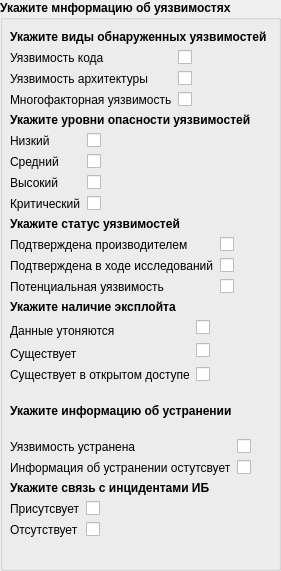
  <widget class="QGroupBox" name="groupBox">
   <property name="geometry">
    <rect>
     <x>10</x>
     <y>10</y>
     <width>281</width>
     <height>571</height>
    </rect>
   </property>
   <property name="font">
    <font>
     <italic>false</italic>
     <bold>true</bold>
    </font>
   </property>
   <property name="title">
    <string>Укажите мнформацию об уязвимостях</string>
   </property>
   <widget class="QWidget" name="layoutWidget">
    <property name="geometry">
     <rect>
      <x>10</x>
      <y>30</y>
      <width>271</width>
      <height>537</height>
     </rect>
    </property>
    <layout class="QVBoxLayout" name="verticalLayout_8">
     <item>
      <layout class="QVBoxLayout" name="verticalLayout_5">
       <item>
        <layout class="QVBoxLayout" name="verticalLayout">
         <item>
          <layout class="QGridLayout" name="gridLayout_2">
           <item row="0" column="0" colspan="2">
            <widget class="QLabel" name="label">
             <property name="font">
              <font>
               <italic>false</italic>
               <bold>true</bold>
              </font>
             </property>
             <property name="text">
              <string>Укажите виды обнаруженных уязвимостей</string>
             </property>
            </widget>
           </item>
           <item row="1" column="0">
            <widget class="QLabel" name="label_2">
             <property name="font">
              <font>
               <italic>false</italic>
               <bold>false</bold>
              </font>
             </property>
             <property name="text">
              <string>Уязвимость кода</string>
             </property>
            </widget>
           </item>
           <item row="1" column="1">
            <widget class="QCheckBox" name="checkBox">
             <property name="text">
              <string/>
             </property>
            </widget>
           </item>
           <item row="2" column="0">
            <widget class="QLabel" name="label_3">
             <property name="font">
              <font>
               <italic>false</italic>
               <bold>false</bold>
              </font>
             </property>
             <property name="text">
              <string>Уязвимость архитектуры</string>
             </property>
            </widget>
           </item>
           <item row="2" column="1">
            <widget class="QCheckBox" name="checkBox_2">
             <property name="text">
              <string/>
             </property>
            </widget>
           </item>
           <item row="3" column="0">
            <widget class="QLabel" name="label_4">
             <property name="font">
              <font>
               <italic>false</italic>
               <bold>false</bold>
              </font>
             </property>
             <property name="text">
              <string>Многофакторная уязвимость</string>
             </property>
            </widget>
           </item>
           <item row="3" column="1">
            <widget class="QCheckBox" name="checkBox_3">
             <property name="text">
              <string/>
             </property>
            </widget>
           </item>
          </layout>
         </item>
         <item>
          <layout class="QFormLayout" name="formLayout">
           <item row="0" column="0">
            <widget class="QLabel" name="label_5">
             <property name="font">
              <font>
               <italic>false</italic>
               <bold>true</bold>
              </font>
             </property>
             <property name="text">
              <string>Укажите уровни опасности уязвимостей</string>
             </property>
            </widget>
           </item>
           <item row="1" column="0">
            <layout class="QGridLayout" name="gridLayout">
             <item row="0" column="0">
              <widget class="QLabel" name="label_6">
               <property name="font">
                <font>
                 <italic>false</italic>
                 <bold>false</bold>
                </font>
               </property>
               <property name="text">
                <string>Низкий</string>
               </property>
              </widget>
             </item>
             <item row="0" column="1">
              <widget class="QCheckBox" name="checkBox_4">
               <property name="text">
                <string/>
               </property>
              </widget>
             </item>
             <item row="1" column="0">
              <widget class="QLabel" name="label_7">
               <property name="font">
                <font>
                 <italic>false</italic>
                 <bold>false</bold>
                </font>
               </property>
               <property name="text">
                <string>Средний</string>
               </property>
              </widget>
             </item>
             <item row="1" column="1">
              <widget class="QCheckBox" name="checkBox_5">
               <property name="text">
                <string/>
               </property>
              </widget>
             </item>
             <item row="2" column="0">
              <widget class="QLabel" name="label_8">
               <property name="font">
                <font>
                 <italic>false</italic>
                 <bold>false</bold>
                </font>
               </property>
               <property name="text">
                <string>Высокий</string>
               </property>
              </widget>
             </item>
             <item row="2" column="1">
              <widget class="QCheckBox" name="checkBox_6">
               <property name="text">
                <string/>
               </property>
              </widget>
             </item>
             <item row="3" column="0">
              <widget class="QLabel" name="label_9">
               <property name="font">
                <font>
                 <italic>false</italic>
                 <bold>false</bold>
                </font>
               </property>
               <property name="text">
                <string>Критический</string>
               </property>
              </widget>
             </item>
             <item row="3" column="1">
              <widget class="QCheckBox" name="checkBox_7">
               <property name="text">
                <string/>
               </property>
              </widget>
             </item>
            </layout>
           </item>
          </layout>
         </item>
        </layout>
       </item>
       <item>
        <layout class="QVBoxLayout" name="verticalLayout_4">
         <item>
          <layout class="QVBoxLayout" name="verticalLayout_2">
           <item>
            <widget class="QLabel" name="label_10">
             <property name="font">
              <font>
               <italic>false</italic>
               <bold>true</bold>
              </font>
             </property>
             <property name="text">
              <string>Укажите статус уязвимостей</string>
             </property>
            </widget>
           </item>
           <item>
            <layout class="QGridLayout" name="gridLayout_3">
             <item row="2" column="1">
              <widget class="QCheckBox" name="checkBox_10">
               <property name="text">
                <string/>
               </property>
              </widget>
             </item>
             <item row="0" column="0">
              <widget class="QLabel" name="label_11">
               <property name="font">
                <font>
                 <italic>false</italic>
                 <bold>false</bold>
                </font>
               </property>
               <property name="text">
                <string>Подтверждена производителем</string>
               </property>
              </widget>
             </item>
             <item row="1" column="1">
              <widget class="QCheckBox" name="checkBox_9">
               <property name="text">
                <string/>
               </property>
              </widget>
             </item>
             <item row="0" column="1">
              <widget class="QCheckBox" name="checkBox_8">
               <property name="text">
                <string/>
               </property>
              </widget>
             </item>
             <item row="1" column="0">
              <widget class="QLabel" name="label_12">
               <property name="font">
                <font>
                 <italic>false</italic>
                 <bold>false</bold>
                </font>
               </property>
               <property name="text">
                <string>Подтверждена в ходе исследований</string>
               </property>
              </widget>
             </item>
             <item row="2" column="0">
              <widget class="QLabel" name="label_13">
               <property name="font">
                <font>
                 <italic>false</italic>
                 <bold>false</bold>
                </font>
               </property>
               <property name="text">
                <string>Потенциальная уязвимость</string>
               </property>
              </widget>
             </item>
            </layout>
           </item>
          </layout>
         </item>
         <item>
          <layout class="QVBoxLayout" name="verticalLayout_3">
           <item>
            <widget class="QLabel" name="label_14">
             <property name="font">
              <font>
               <italic>false</italic>
               <bold>true</bold>
              </font>
             </property>
             <property name="text">
              <string>Укажите наличие эксплойта</string>
             </property>
            </widget>
           </item>
           <item>
            <layout class="QGridLayout" name="gridLayout_4">
             <item row="0" column="0" rowspan="2">
              <widget class="QLabel" name="label_15">
               <property name="font">
                <font>
                 <italic>false</italic>
                 <bold>false</bold>
                </font>
               </property>
               <property name="text">
                <string>Данные утоняются</string>
               </property>
              </widget>
             </item>
             <item row="0" column="1">
              <widget class="QCheckBox" name="checkBox_11">
               <property name="text">
                <string/>
               </property>
              </widget>
             </item>
             <item row="1" column="1" rowspan="2">
              <widget class="QCheckBox" name="checkBox_12">
               <property name="text">
                <string/>
               </property>
              </widget>
             </item>
             <item row="2" column="0">
              <widget class="QLabel" name="label_16">
               <property name="font">
                <font>
                 <italic>false</italic>
                 <bold>false</bold>
                </font>
               </property>
               <property name="text">
                <string>Существует</string>
               </property>
              </widget>
             </item>
             <item row="3" column="0">
              <widget class="QLabel" name="label_17">
               <property name="font">
                <font>
                 <italic>false</italic>
                 <bold>false</bold>
                </font>
               </property>
               <property name="text">
                <string>Существует в открытом доступе</string>
               </property>
              </widget>
             </item>
             <item row="3" column="1">
              <widget class="QCheckBox" name="checkBox_13">
               <property name="text">
                <string/>
               </property>
              </widget>
             </item>
            </layout>
           </item>
          </layout>
         </item>
        </layout>
       </item>
      </layout>
     </item>
     <item>
      <layout class="QVBoxLayout" name="verticalLayout_7">
       <item>
        <layout class="QVBoxLayout" name="verticalLayout_6">
         <item>
          <widget class="QLabel" name="label_18">
           <property name="font">
            <font>
             <italic>false</italic>
             <bold>true</bold>
            </font>
           </property>
           <property name="text">
            <string>Укажите информацию об устранении</string>
           </property>
          </widget>
         </item>
         <item>
          <layout class="QGridLayout" name="gridLayout_5">
           <item row="0" column="0">
            <widget class="QLabel" name="label_19">
             <property name="font">
              <font>
               <italic>false</italic>
               <bold>false</bold>
              </font>
             </property>
             <property name="text">
              <string>Уязвимость устранена</string>
             </property>
            </widget>
           </item>
           <item row="0" column="1">
            <widget class="QCheckBox" name="checkBox_14">
             <property name="text">
              <string/>
             </property>
            </widget>
           </item>
           <item row="1" column="0">
            <widget class="QLabel" name="label_20">
             <property name="font">
              <font>
               <italic>false</italic>
               <bold>false</bold>
              </font>
             </property>
             <property name="text">
              <string>Информация об устранении остутсвует</string>
             </property>
            </widget>
           </item>
           <item row="1" column="1">
            <widget class="QCheckBox" name="checkBox_15">
             <property name="text">
              <string/>
             </property>
            </widget>
           </item>
          </layout>
         </item>
        </layout>
       </item>
       <item>
        <layout class="QFormLayout" name="formLayout_2">
         <item row="0" column="0">
          <widget class="QLabel" name="label_21">
           <property name="font">
            <font>
             <italic>false</italic>
             <bold>true</bold>
            </font>
           </property>
           <property name="text">
            <string>Укажите связь с инцидентами ИБ</string>
           </property>
          </widget>
         </item>
         <item row="1" column="0">
          <layout class="QGridLayout" name="gridLayout_6">
           <item row="0" column="0">
            <widget class="QLabel" name="label_22">
             <property name="font">
              <font>
               <italic>false</italic>
               <bold>false</bold>
              </font>
             </property>
             <property name="text">
              <string>Присутсвует</string>
             </property>
            </widget>
           </item>
           <item row="0" column="1">
            <widget class="QCheckBox" name="checkBox_16">
             <property name="text">
              <string/>
             </property>
            </widget>
           </item>
           <item row="1" column="0">
            <widget class="QLabel" name="label_23">
             <property name="font">
              <font>
               <italic>false</italic>
               <bold>false</bold>
              </font>
             </property>
             <property name="text">
              <string>Отсутствует</string>
             </property>
            </widget>
           </item>
           <item row="1" column="1">
            <widget class="QCheckBox" name="checkBox_17">
             <property name="text">
              <string/>
             </property>
            </widget>
           </item>
          </layout>
         </item>
        </layout>
       </item>
      </layout>
     </item>
    </layout>
   </widget>
  </widget>
